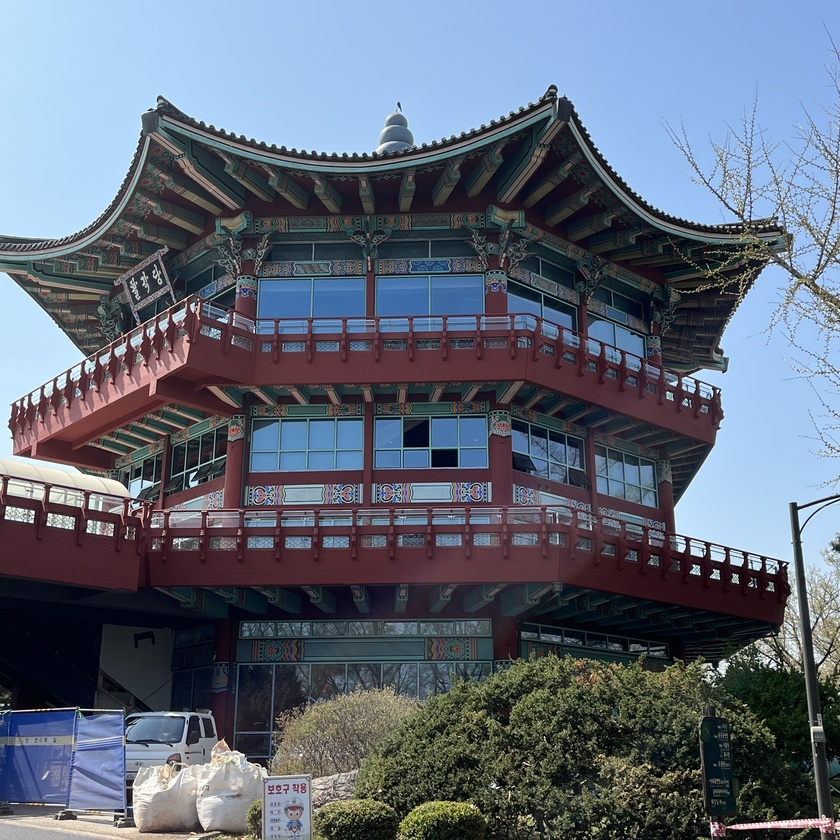
#> input picture rawdata/Kids_park.jpg, 840 x 840 px, shrunk from 2907 x 2907 before the run, given in place of Kids_park.jpeg, which was not available
$ jupyter execute --allow-errors sharpening1.ipynb   (older library calls are emulated)
#> lines starting #> are read from the running program, lines starting #| are printed output that depends on the picture; after the words box and inside, x2 and y2 are one past the last pixel; in counts of white or black regions, pixels touching at a corner belong together; pictures that were not available may be replaced by others from this repository, and a replacement may not be noted
[cell 1]
#%% Smoothing Filtering
import numpy as np
import cv2
import matplotlib.pyplot as plt

img=cv2.imread('Kids_park.jpeg')
#> img is the input picture: shape (840, 840, 3); mean B, G, R 118.2, 103.4, 94.7
img=cv2.cvtColor(img, cv2.COLOR_BGR2GRAY)
#> img: shape (840, 840)
img_moving_avg = cv2.GaussianBlur(img, (9, 9),0)
cv2.imwrite('Gauss.jpg',img_moving_avg)
kernel = cv2.getGaussianKernel(9, 0)
kernel = kernel * kernel.T

laplacian_img = cv2.Laplacian(img_moving_avg, cv2.CV_64F)

laplacian = cv2.filter2D(laplacian_img,-1,kernel)

sobelx_img = cv2.Sobel(img_moving_avg, cv2.CV_64F, 1, 0, ksize=5)
sobely_img = cv2.Sobel(img_moving_avg, cv2.CV_64F, 0, 1, ksize=5)
sobel_img = np.sqrt(sobelx_img**2 + sobely_img**2)
sobel = cv2.filter2D(sobel_img,-1,kernel)

gaussian_img = cv2.GaussianBlur(img_moving_avg, (5, 5), 0)
usm_img = cv2.addWeighted(img_moving_avg, 1.5, gaussian_img, -0.5, 0)

canny_img = cv2.Canny(img_moving_avg, 100, 200)
#> canny_img: shape (840, 840); 2.3% white in thin lines or dots, all inside (x1, y1, x2, y2) = (0, 85, 840, 840)
canny = cv2.filter2D(canny_img,-1,kernel)

cv2.imwrite('laplacian_b.jpg',laplacian)

cv2.imwrite('sobel_b.jpg',sobel)
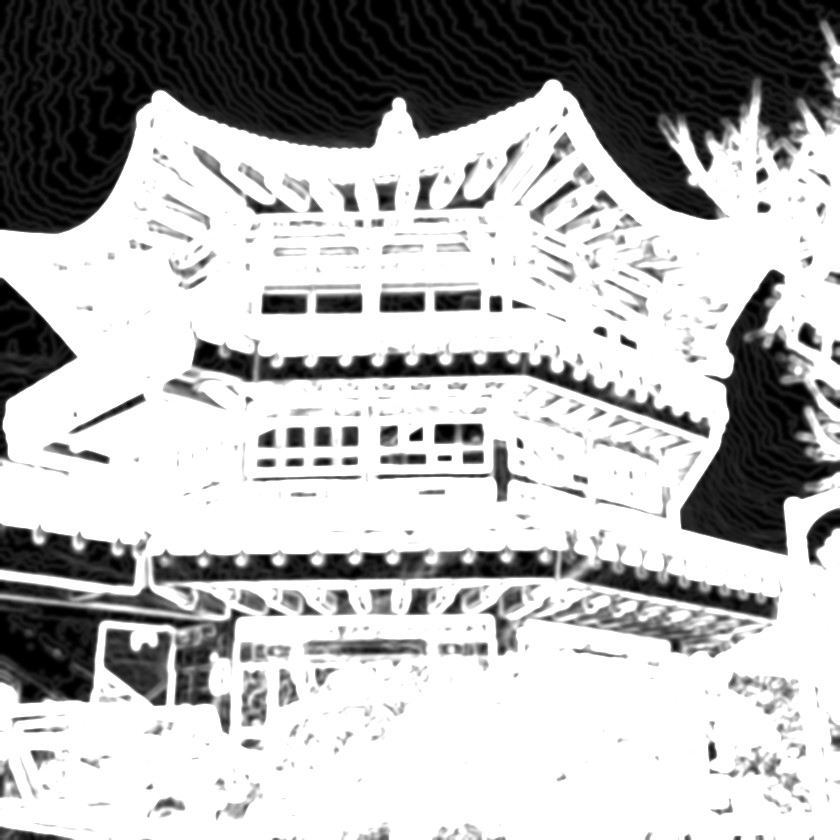
#> saved as sobel_b.jpg: shape (840, 840); min 0, max 255, mean 179.1

cv2.imwrite('usm_b.jpg',usm_img)

cv2.imwrite('canny_b.jpg',canny)
#> Out = True

[cell 2]
import cv2
import numpy as np

def psnr(img1, img2):
    mse = np.mean((img1 - img2) ** 2)
    PIXEL_MAX = 255.0
    return 20 * np.log10(PIXEL_MAX / np.sqrt(mse))

img1 = cv2.imread('Gauss.jpg')
#> img1: shape (840, 840, 3); min 1, max 247, mean 102.5
img2 = cv2.imread('laplacian_b.jpg')
#> img2: shape (840, 840, 3); min 0, max 17, mean 0.646

lpsnr = cv2.PSNR(img1, img2)
#> lpsnr = 6.44

lapsnr= psnr(img1, img2)
#> in psnr, `mse = np.mean((img1 - img2) ** 2)`: mse = 110.8
#> lapsnr = 27.68
lpsnr
#> Out = 6.44

[cell 3]
img1 = cv2.imread('Gauss.jpg')
img2 = cv2.imread('sobel_noax.jpg')

#> (the rest of this cell did not finish here and is left out)

[cell 4]
img1 = cv2.imread('Gauss.jpg')
img2 = cv2.imread('usm_noax.jpg')

#> (the rest of this cell did not finish here and is left out)

[cell 5]
img1 = cv2.imread('Gauss.jpg')
img2 = cv2.imread('canny_noax.jpg')

#> (the rest of this cell did not finish here and is left out)

[cell 6]
#PSNR low pass-band pass 그래프
plt.plot(lpsnr,marker='o',c='darkcyan',label='Laplacian') #파란색 그래프
'''
plt.plot(sopsnr, marker='D',c='darkmagenta',label='Sobel')
plt.plot(usmpsnr, marker='+',c='darkred',label='USM')
plt.plot(capsnr, marker='x',c='darkblue',label='Canny') #주황색 그래프
'''
plt.legend(shadow=False, fancybox=False, loc='upper right')
plt.title('PSNR'),plt.xlabel('bins'),plt.ylabel('conunt')
plt.tight_layout()
#plt.savefig('PSNR_sharp.jpg')
plt.show()

[cell 7]
import numpy as np
import cv2
import matplotlib.pyplot as plt
from skimage.metrics import structural_similarity as compare_ssim

def detect_edges(image, low_threshold=100, high_threshold=200):
    image_8bit = cv2.convertScaleAbs(image)
    return cv2.Canny(image_8bit, low_threshold, high_threshold)

# Read the original image
original_image_gray = cv2.imread('Kids_park.jpeg', cv2.IMREAD_GRAYSCALE)
#> original_image_gray: shape (840, 840); min 0, max 255, mean 102.5

# Apply Laplacian, Sobel, USM, and Canny filters to the original grayscale image


sigma = [3,5,7,9,11]
la, so, us, ca = [], [], [], []
psla,psso,psus,psca=[],[],[],[]

for i in sigma:
    gaus_img=cv2.GaussianBlur(original_image_gray,(i,i), 0)
    # Apply Gaussian blur with different sigma values to the filtered images
    sobelx_img = cv2.Sobel(np.uint8(gaus_img), cv2.CV_64F, 1, 0, ksize=5)
    sobely_img = cv2.Sobel(np.uint8(gaus_img), cv2.CV_64F, 0, 1, ksize=5)
    sobelx_abs = cv2.convertScaleAbs(sobelx_img)
    sobely_abs = cv2.convertScaleAbs(sobely_img)
    gaus_sob = cv2.addWeighted(sobelx_abs, 0.5, sobely_abs, 0.5, 0)
    gaussian_img = cv2.GaussianBlur(gaus_img, (5, 5), 0)
    gaus_usm = cv2.addWeighted(gaus_img, 1.5, gaussian_img, -0.5, 0)
    gaus_can  = cv2.Canny(gaus_img, 100, 200)
    gaus_lap =cv2.Laplacian(gaus_img, cv2.CV_64F)

    # Detect edges in the original and sharpened images
    original_edges = detect_edges(original_image_gray)
    sharpened_edges_lap = detect_edges(gaus_lap)
    sharpened_edges_sob = detect_edges(gaus_sob)
    sharpened_edges_usm = detect_edges(gaus_usm)
    sharpened_edges_can = detect_edges(gaus_can)

    # Calculate the SSIM between the edges of the original and sharpened images
    ssim_edges_lap = compare_ssim(original_edges, sharpened_edges_lap)
    ssim_edges_sob = compare_ssim(original_edges, sharpened_edges_sob)
    ssim_edges_usm = compare_ssim(original_edges, sharpened_edges_usm)
    ssim_edges_can = compare_ssim(original_edges, sharpened_edges_can)

    psnr_edges_lap = cv2.PSNR(original_edges, sharpened_edges_lap)
    psnr_edges_sob = cv2.PSNR(original_edges, sharpened_edges_sob)
    psnr_edges_usm = cv2.PSNR(original_edges, sharpened_edges_usm)
    psnr_edges_can = cv2.PSNR(original_edges, sharpened_edges_can)

    la.append(ssim_edges_lap)
    so.append(ssim_edges_sob)
    us.append(ssim_edges_usm)
    ca.append(ssim_edges_can)
    psla.append(psnr_edges_lap)
    psso.append(psnr_edges_sob)
    psus.append(psnr_edges_usm)
    psca.append(psnr_edges_can)
#> this loop made 5 passes
#> (ssim_edges_lap, ssim_edges_sob, ssim_edges_usm, ssim_edges_can, psnr_edges_lap, psnr_edges_sob, psnr_edges_usm, psnr_edges_can) on passes 1 to 5: (0.433, 0.166, 0.774, 0.328, 7.97, 4.91, 11.79, 6.37), (0.431, 0.185, 0.641, 0.369, 8.29, 5.03, 9.88, 6.9), (0.426, 0.204, 0.528, 0.404, 8.32, 5.17, 8.85, 7.53), (0.426, 0.211, 0.488, 0.416, 8.32, 5.26, 8.58, 7.84), (0.426, 0.212, 0.463, 0.423, 8.32, 5.34, 8.45, 8.03)
#> pass 1, `sobelx_abs = cv2.convertScaleAbs(sobelx_img)`:
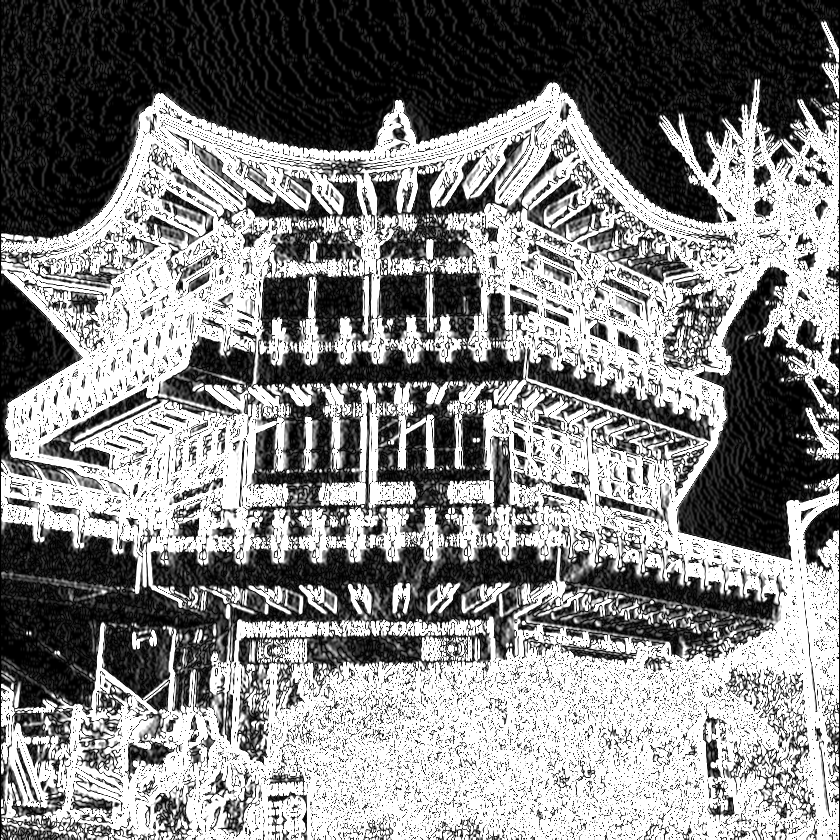
#> sobelx_abs: shape (840, 840); min 0, max 255, mean 131.7
#> after the loop:
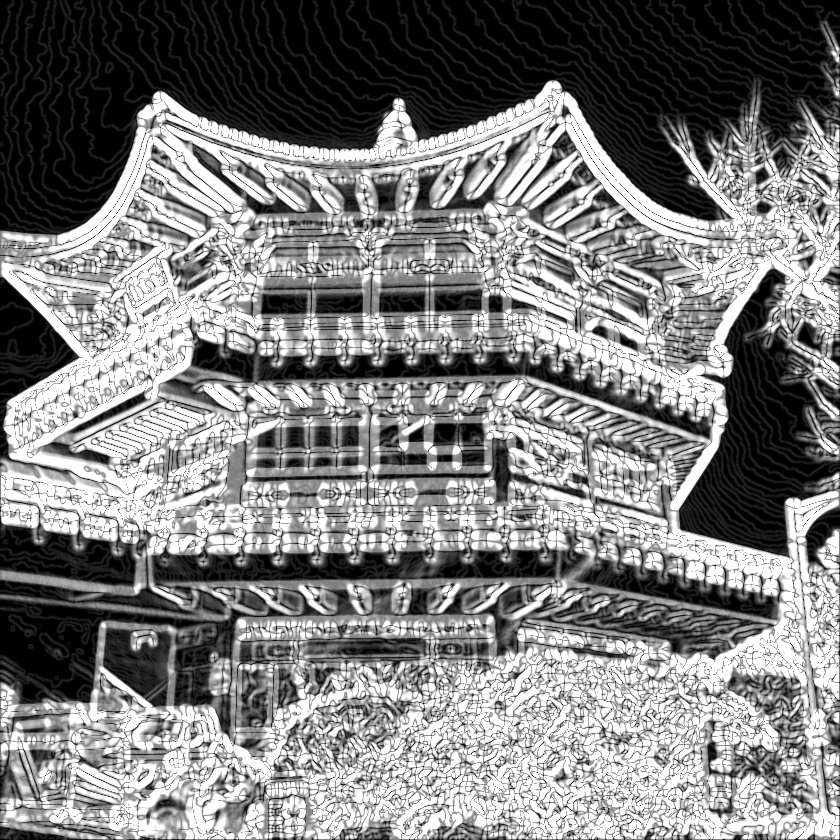
#> gaus_sob: shape (840, 840); min 0, max 255, mean 128
#> after the loop:
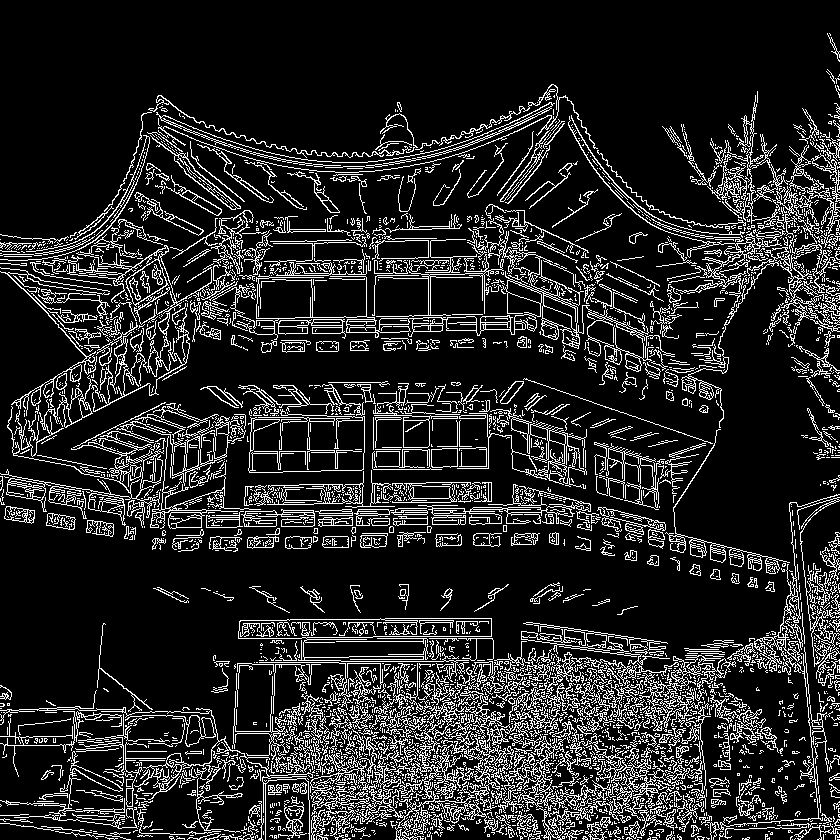
#> original_edges: shape (840, 840); 14.7% white in thin lines or dots
#> after the loop:
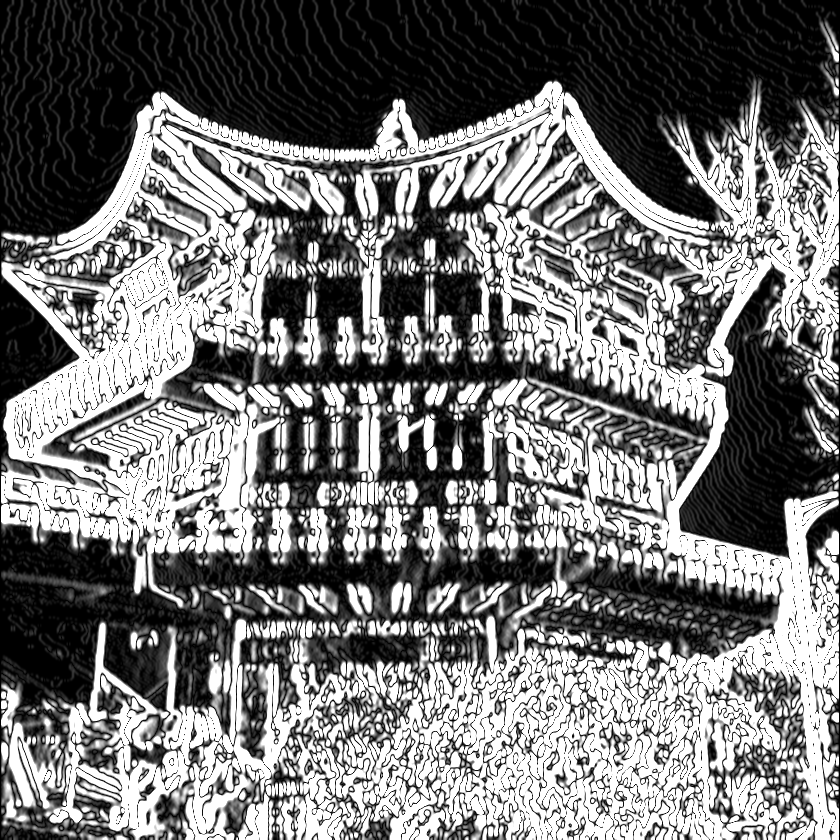
#> sobelx_abs: shape (840, 840); min 0, max 255, mean 119.9
#> after the loop, ca = [0.328, 0.369, 0.404, 0.416, 0.423]; la = [0.433, 0.431, 0.426, 0.426, 0.426]; psca = [6.37, 6.9, 7.53, 7.84, 8.03]; psla = [7.97, 8.29, 8.32, 8.32, 8.32]; psso = [4.91, 5.03, 5.17, 5.26, 5.34]; psus = [11.79, 9.88, 8.85, 8.58, 8.45]; so = [0.166, 0.185, 0.204, 0.211, 0.212]; us = [0.774, 0.641, 0.528, 0.488, 0.463]

[cell 8]
import matplotlib.pyplot as plt
sigma = [3,11,19,27,35]

plt.plot(sigma,la,linestyle='-',marker='o',c='darkcyan',label='Laplacian') #파란색 그래프
plt.plot(sigma,so,linestyle='-',marker='D',c='darkmagenta',label='Sobel')
plt.plot(sigma,us,linestyle='-',marker='*',c='darkred',label='USM')
plt.plot(sigma,ca,linestyle='-',marker='s',c='darkblue',label='Canny') #주황색 그래프
plt.legend(shadow=False, fancybox=False, loc='upper right')
plt.title('SSIM'),plt.xlabel('bins'),plt.ylabel('conunt')
plt.tight_layout()
plt.show()
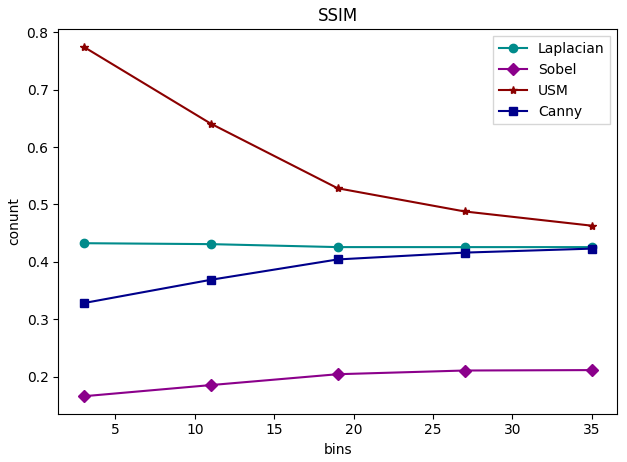
#> figure drawn by matplotlib, 1 panel

[cell 9]
original_image_gray = cv2.imread('Kids_park.jpeg', cv2.IMREAD_GRAYSCALE)
gaus_img_3=cv2.GaussianBlur(original_image_gray,(3,3), 0)
cv2.imwrite('Gauss_3.jpg',gaus_img_3)
gaus_img_11=cv2.GaussianBlur(original_image_gray,(5,5), 0)
cv2.imwrite('Gauss_5.jpg',gaus_img_11)
gaus_img_19=cv2.GaussianBlur(original_image_gray,(7,7), 0)
cv2.imwrite('Gauss_7.jpg',gaus_img_19)
gaus_img_27=cv2.GaussianBlur(original_image_gray,(9,9), 0)
cv2.imwrite('Gauss_9.jpg',gaus_img_27)
gaus_img_35=cv2.GaussianBlur(original_image_gray,(11,11), 0)
cv2.imwrite('Gauss_11.jpg',gaus_img_35)
#> Out = True

[cell 10]
gaus_lap_3 =cv2.Laplacian(gaus_img_3, cv2.CV_64F)
cv2.imwrite('la_3.jpg',gaus_lap_3)
gaus_lap_11 =cv2.Laplacian(gaus_img_11, cv2.CV_64F)
cv2.imwrite('la_11.jpg',gaus_lap_11)
gaus_lap_19 =cv2.Laplacian(gaus_img_19, cv2.CV_64F)
cv2.imwrite('la_19.jpg',gaus_lap_19)
gaus_lap_27 =cv2.Laplacian(gaus_img_27, cv2.CV_64F)
cv2.imwrite('la_27.jpg',gaus_lap_27)
gaus_lap_35 =cv2.Laplacian(gaus_img_35, cv2.CV_64F)
cv2.imwrite('la_35.jpg',gaus_lap_35)
#> Out = True

[cell 11]
import numpy as np

la=[]

def rmse(predictions, targets):
    """
    Compute Root Mean Square Error (RMSE) between predictions and targets.

    Parameters:
    predictions (numpy.array or list): Output data from filter 1
    targets (numpy.array or list): Output data from filter 2

    Returns:
    float: The RMSE value
    """
    predictions = np.array(predictions)
    targets = np.array(targets)

    if predictions.shape != targets.shape:
        raise ValueError("The shape of predictions and targets must be the same.")

    return np.sqrt(np.mean((predictions - targets) ** 2))


original_edges = detect_edges(original_image_gray)
cv2.imwrite('ori.jpg',original_edges)
sharpened_edges_lap_3 = detect_edges(gaus_lap_3)
#> in detect_edges (call 27), `return cv2.Canny(image_8bit, low_threshold, high_threshold)`:
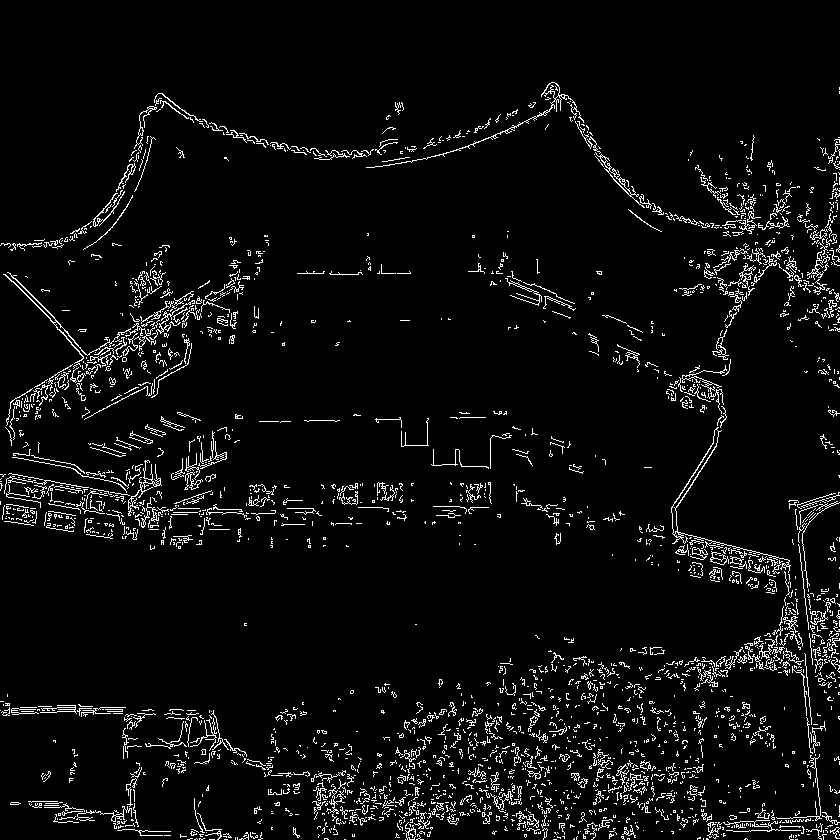
#> returned value: shape (840, 840); 4.9% white in thin lines or dots
cv2.imwrite('sel3.jpg',sharpened_edges_lap)
ssim_edges_lap = rmse(original_edges, sharpened_edges_lap)
#> ssim_edges_lap = 0.384
la.append(ssim_edges_lap)

sharpened_edges_lap = detect_edges(gaus_lap_11)
cv2.imwrite('sel11.jpg',sharpened_edges_lap)
ssim_edges_lap = rmse(original_edges, sharpened_edges_lap)
#> ssim_edges_lap = 0.385
la.append(ssim_edges_lap)

sharpened_edges_lap = detect_edges(gaus_lap_19)
cv2.imwrite('sel19.jpg',sharpened_edges_lap)
ssim_edges_lap = rmse(original_edges, sharpened_edges_lap)
#> ssim_edges_lap = 0.384
la.append(ssim_edges_lap)

sharpened_edges_lap = detect_edges(gaus_lap_27)
cv2.imwrite('sel27.jpg',sharpened_edges_lap)
ssim_edges_lap = rmse(original_edges, sharpened_edges_lap)
la.append(ssim_edges_lap)

sharpened_edges_lap = detect_edges(gaus_lap_35)
cv2.imwrite('sel35.jpg',sharpened_edges_lap)
ssim_edges_lap = rmse(original_edges, sharpened_edges_lap)
la.append(ssim_edges_lap)

[cell 12]
la
#> Out = [0.384, 0.385, 0.384, 0.384, 0.384]
